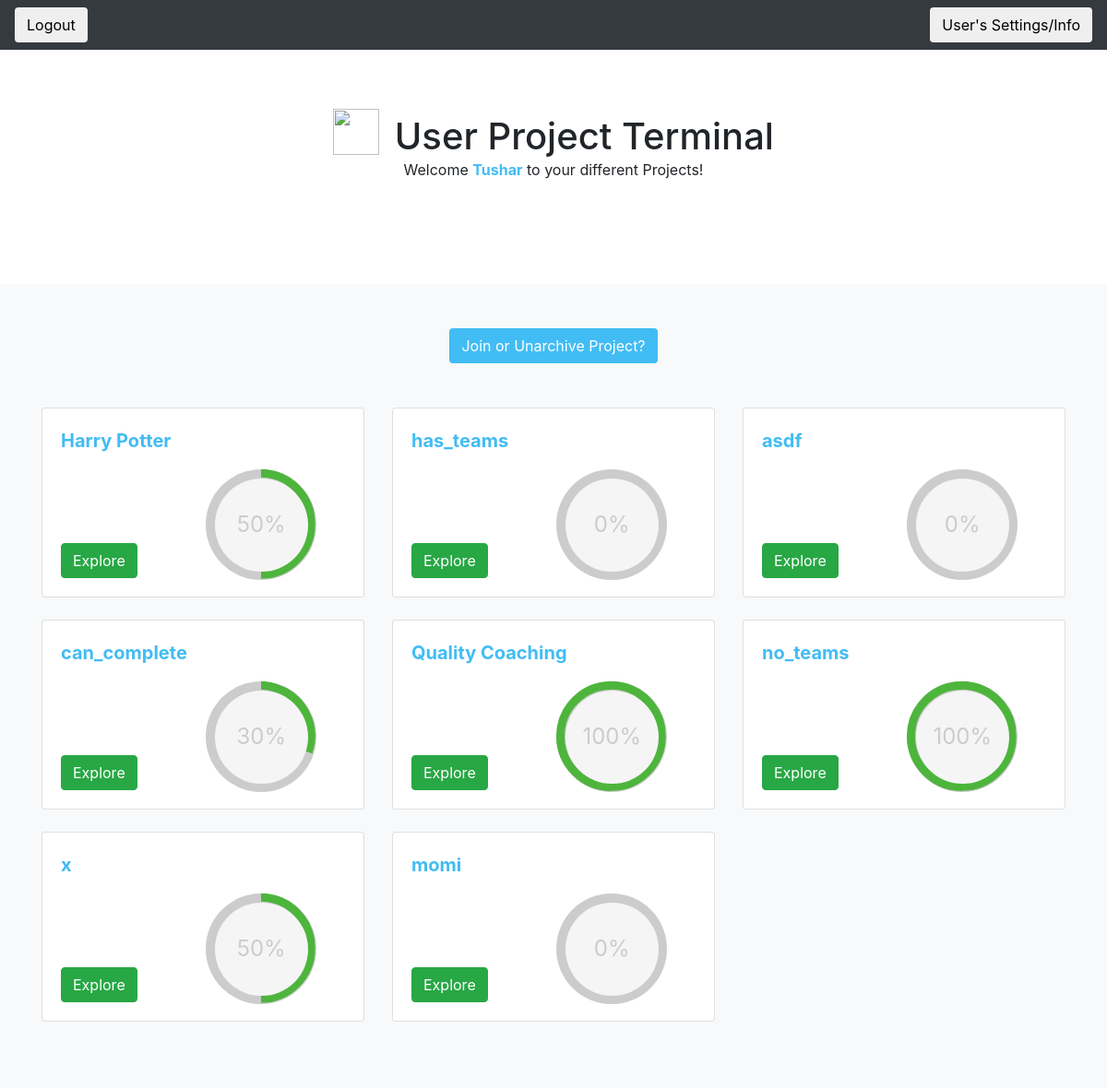
The app's page /quest/user_project_page/tdesai (signed in), older data.
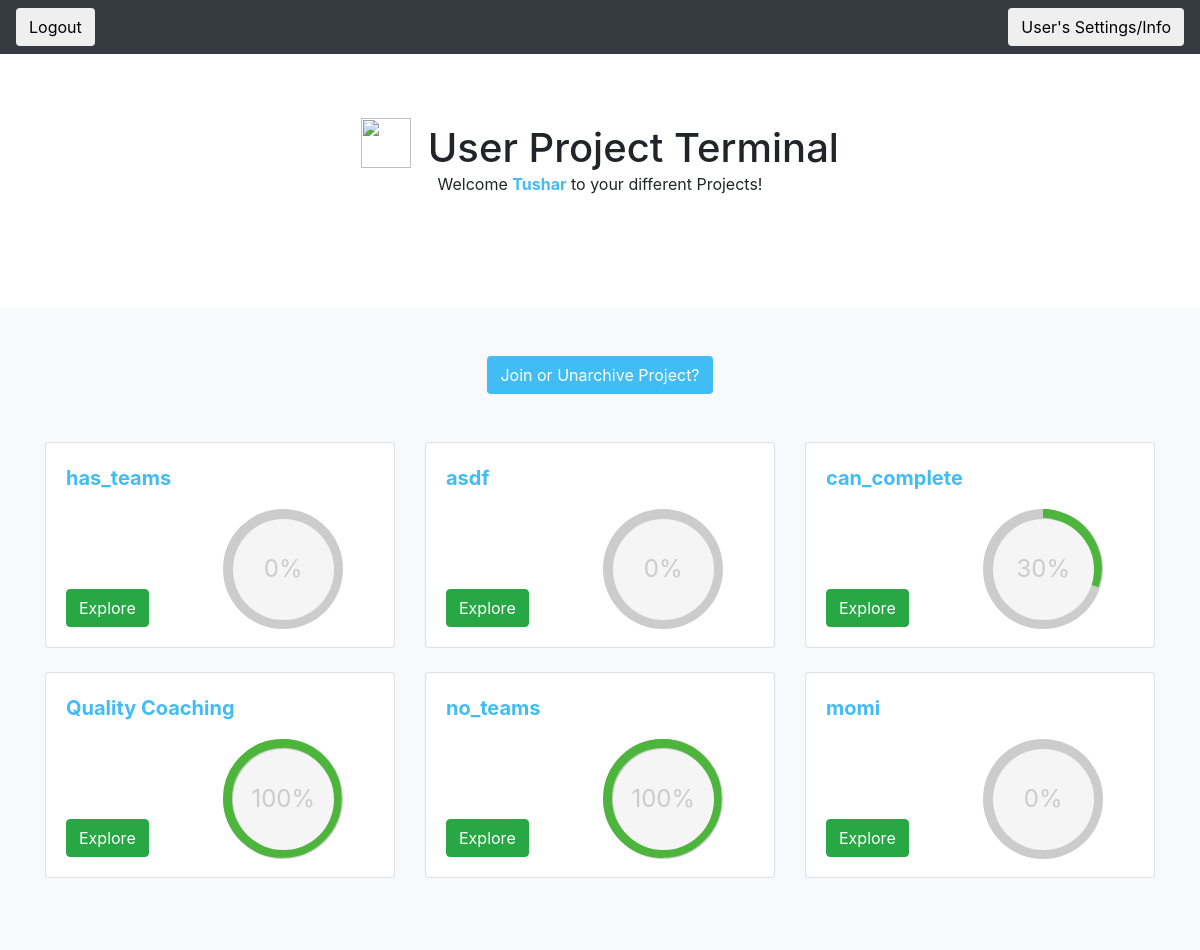
The same page, newer data.
### quest_extension/models.py (models this page shows)
class Project(models.Model):
    project_name = models.CharField(max_length=1000)
    project_description = models.CharField(max_length=1000, blank = True, null = True)
    project_random_phrase = models.CharField(max_length = 255, unique = True)
    project_admin_pin = models.CharField(max_length = 255, unique = True)
    project_editable = models.BooleanField()
    project_has_teams = models.BooleanField(default = False)

### quest_extension/views.py (the view)
# urls.py: path('user_project_page/<ldap>', views.get_user_project_page),
def get_user_project_page(request, ldap):
    print (validate_user_access(request, ldap))
    if not validate_user_access(request, ldap):
        return HttpResponseRedirect('/quest/user_login')
    current_user = User.objects.get(user_ldap = ldap)
    projects_and_percentages = []
    user_projects = UserProject.objects.filter(user = current_user, archived = False).values_list('project', flat=True)
    user_projects = Project.objects.filter(pk__in=user_projects)
    for project in user_projects:
        current_user_project = UserProject.objects.get(project = project, user = current_user)
        quests_completed = CompletedQuest.objects.filter(userproject = current_user_project).count()
        total_quests = Quest.objects.filter(project = project).count()
        percentage_complete = int(quests_completed / total_quests * 100)
        projects_and_percentages.append((project, percentage_complete))
    list_of_archived_projects = UserProject.objects.filter(user = current_user, archived = True).values_list('project', flat=True)
    list_of_archived_projects = Project.objects.filter(pk__in=list_of_archived_projects)
    add_new_project_form = AddNewProjectForm()
    context = {'current_user': current_user,
    'projects_and_percentages': projects_and_percentages,
    'add_new_project_form': add_new_project_form,
    'list_of_archived_projects': list_of_archived_projects}
    return render(request, 'quest_extension/user_project_page.html', context)

### quest_extension/logic.py (called while the page is built)
def validate_user_access(request, ldap):
    return 'current_user_ldap' in request.session and request.session['current_user_ldap'] == ldap

### quest_extension/templates/quest_extension/user_project_page.html (shortened to what this page needs)
{% load static %}
<!doctype html>
<html lang="en">
  <head>
    <link rel="stylesheet" href="https://maxcdn.bootstrapcdn.com/bootstrap/4.0.0/css/bootstrap.min.css">
    <link rel="stylesheet" type="text/css" href="{% static 'quest_extension/user_project_page_style.css' %}">
  </head>
  <body>
    <header>
      <div class="navbar navbar-dark bg-dark box-shadow">
          <form method='POST' action = '/quest/user_logout/{{ current_user.user_ldap}}'>
            <button class = 'btn' type = 'submit', name = 'logout'>Logout</button>
        </form>
        <form method='GET' action = '/quest/user_settings_info/{{current_user.user_ldap}}'>
            <button class = 'btn' type='submit'>User's Settings/Info</button>
        </form>
      </div>
    </header>
    <main role="main">
      <section class="jumbotron text-center" style = 'background-color: white'>
    <div class="container">
    <h1 class="jumbotron-heading"  style = 'display:inline;'>
         <img class = 'imageWithText' style="width:50px; height:50px; margin-right:6px; margin-bottom:4px;" src = 'https://i.imgur.com/1533RUp.png'>
            User Project Terminal
    </h1>
    <p class="jumbotron-heading2">Welcome <strong style = 'color:#42bcf4'>{{ current_user.user_first_name }}</strong> to your different Projects!</p>
    </div>
    </section>
      <div class="album py-5 bg-light">
        <div class="container">
            <div id = 'join_or_unarchive' style = 'text-align: center;'>
            <button class = 'btn' style = 'background-color:#42bcf4; color: white' onclick = 'show_join_project_user()'> Join or Unarchive Project?</button>
            </div>
                <br>
                <br>
          <div class="row">
            {% for project, project_percentage_complete in projects_and_percentages %}
            <div class="col-md-4">
              <div class="card mb-4 box-shadow">
                <div class="card-body">
                  <p style = 'margin:0'>
                    <strong style = 'color: #42bcf4; font-size: 20px '>{{project.project_name}}</strong>
                </p>
                  <div class="d-flex justify-content-between align-items-center">
                    <div class="btn-group">
                        <form method='GET', action = '/quest/user_home/{{ current_user.user_ldap }}/{{ project.id }}'>
                           <br>
                           <br>
                           <br>
                           <br>
                          <div id= 'project_button'>
                                <button class ='btn btn-success' type='submit'>Explore</button>
                            </div>
                        </form>
                    </div>
                    <div class="c100 p{{project_percentage_complete}} green" style = 'margin-bottom: -1%; margin-top:5%; margin-right:10%;'>
                        <span>{{project_percentage_complete}}%</span>
                    </div>
                  </div>
                </div>
              </div>
            </div>
            {% endfor %}
          </div>
        </div>
      </div>
    </main>
  </body>
</html>

Row changes from the older to the newer data that the page shows:
no longer on this page (row edited): Project: project_name "Harry Potter", project_percentage_complete "50"
no longer on this page (row edited): Project: project_name "x", project_percentage_complete "50"
